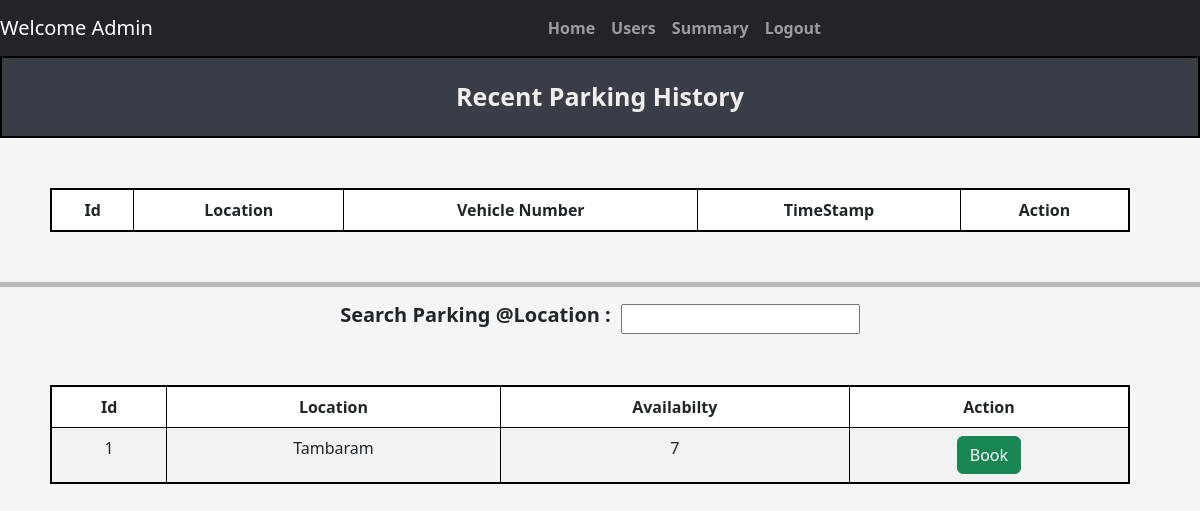
Page /user/dashboard (signed in) on the earlier database version.
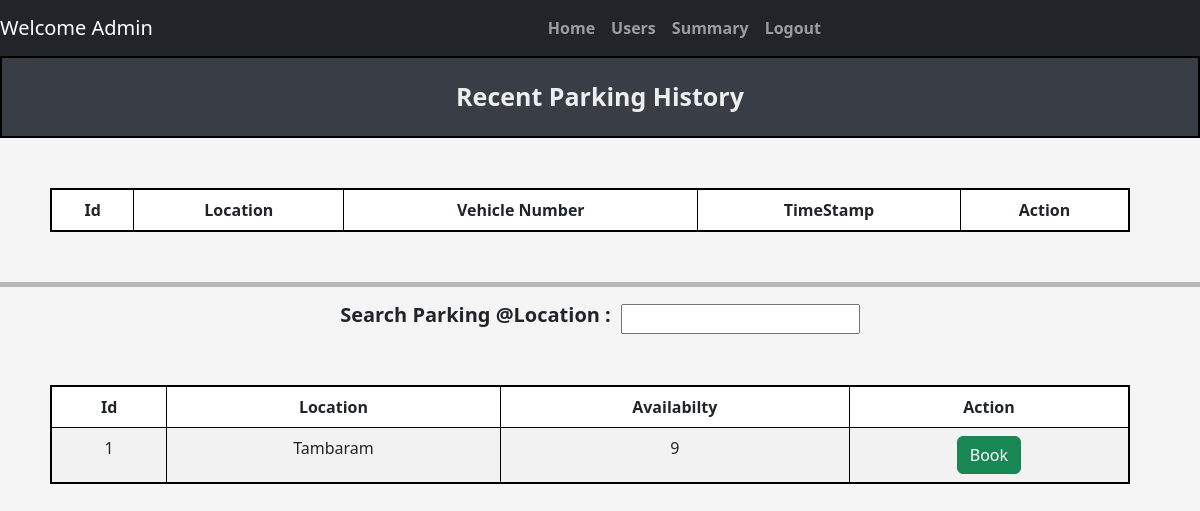
Same page on the later database version.
### tables this page shows
CREATE TABLE ParkingLot (
            lot_id INTEGER PRIMARY KEY AUTOINCREMENT,
            location_name TEXT NOT NULL,
            address TEXT NOT NULL,
            pincode TEXT NOT NULL,
            price INTEGER NOT NULL, 
            maxSpots INTEGER NOT NULL
        );

### controllers/user_controller.py (the view)
@user.route("/user/dashboard",methods = ['GET','POST'])
def dashboard():
    user_id = session['user_id']
    user_parking_data = getReserveParkingSpotData(user_id)
    availability_data = get_availability_data()
    print(user_parking_data)
    print(availability_data)
    return render_template("dashboard/user_dashboard.html",availability_data=availability_data, user_parking_data = user_parking_data)

### models/parking_lot.py (called while the page is built)
def get_availability_data():
    connection = sqlite3.connect(DATABASE_PARKING)
    cur = connection.cursor()
    cur.execute(
            '''
                select
                pl.lot_id,
                pl.address,
                Count(Case WHEN ps.status = 'A' THEN 1 END) As availabilty
                from ParkingLot PL
                Left Join
                ParkingSpots PS ON PL.lot_id = PS.lot_id
                Group By
                PL.lot_id,PL.address
            '''
            )
    result = cur.fetchall()
    connection.commit()
    connection.close()
    return result

def getReserveParkingSpotData(user_id):
    connection = sqlite3.connect(DATABASE_PARKING)
    cur = connection.cursor()
    print(user_id)
    cur.execute('''
                    select rp.spot_id,
                        pl.address AS location_name,
                        rp.vehicle_number,
                        rp.parking_timestamp,
                        ps.status,
                        pl.lot_id
                        from Reserve_Parking_Spot rp
                    JOIN
                        ParkingLot pl on pl.lot_id = rp.lot_id
                    JOIN
                        ParkingSpots ps on rp.spot_id = ps.spot_id AND rp.lot_id = ps.lot_id AND ps.status = 'O'
                    where
                        rp.user_id = (?)
                ''',(user_id,)
                )
    result = cur.fetchall()
    connection.commit()
    connection.close()
    return result

### templates/dashboard/user_dashboard.html (shortened to what this page needs)
{% extends "navbar.html" %}
{% block content %}
    <div class="title"> Recent Parking History </div>
        <table style="text-align: center;" class="table table-striped table-css table-bordered ">
                <thead>
                    <tr>
                    <th scope="col">Id</th>
                    <th scope="col">Location</th>
                    <th scope="col">Vehicle Number</th>
                    <th scope="col">TimeStamp</th>
                    <th scope="col">Action</th>
                    </tr>
                </thead>
        </table>
        <hr style="height: 5px; background-color: black; border: none;">
        <div class="center-wrapper">
            <div class = "search_location">
                <span>
                    <h5><b>Search Parking @Location :</b></h5>
                    <input type="text" id="searchInput" onkeyup="filterTable()">
                </span>
            </div>
        </div>
        <table id="dataTable" style="text-align: center;" class="table table-striped table-css table-bordered ">
                <thead>
                    <tr>
                        <th scope="col">Id</th>
                        <th scope="col">Location</th>
                        <th scope="col">Availabilty</th>
                        <th scope="col">Action</th>
                    </tr>
                </thead>
                <tbody>
                    {% for lot in availability_data %}
                        <tr>
                            <td scope="row">{{ lot[0] }}</td>
                            <td>{{ lot[1] }}</td>
                            <td>{{ lot[2] }}</td>
                            <td>
                                <form method="POST" action="{{ url_for ('user.bookSpot') }}">
                                    <button type="submit" class="btn btn-success"> Book </button>
                                </form>
                        </tr>
                    {% endfor %}
                </tbody>
            </table>
{% endblock %}

### templates/navbar.html (shortened to what this page needs)
<!DOCTYPE html>
<html lang="en">
  <head>
    <link href="https://cdn.jsdelivr.net/npm/bootstrap@5.3.0/dist/css/bootstrap.min.css" rel="stylesheet">
    <link rel="stylesheet" href="{{ url_for('static', filename='css/style.css') }}">
</head>
<body>
  <nav class="navbar navbar-expand-lg navbar-dark bg-dark">
  <a class="navbar-brand" href="#">
    Welcome
    {{ session.get('name') }}</a>
  {% if session.get('role') == 'admin' %}
  <div
  style="align-items: center; justify-content: center; font-weight: bold;"
  class="collapse navbar-collapse" id="navbarSupportedContent">
    <ul class="navbar-nav mr-auto">
      <li class="nav-item active">
        <a class="nav-link" href="{{ url_for('admin.dashboard') }}">Home</a>
      </li>
      <li class="nav-item">
        <a class="nav-link" href="{{ url_for('admin.viewUsers') }}">Users</a>
      </li>
      <li class="nav-item">
        <a class="nav-link" href="{{ url_for('admin.summary') }}">Summary</a>
      </li>
      <li class="nav-item">
        <a class="nav-link" href="{{ url_for('auth.login')}}">Logout</a>
      </li>
    </ul>
  </div>
  {% endif %}
</nav>
  {% block content %} {% endblock %}
</body>
</html>

### static/css/style.css (style rules this page uses)
body { background-color: #f5f5f5; justify-content: center; }
.title { background-color: #393E46; border: 2px solid black; text-align: center; padding: 20px; font-weight: bold; font-size: 25px; margin-bottom: 20px; color: #EEEEEE; }
.table-css { margin: 50px; justify-content: center; width: 90vw; border: 2px solid black; }
.search_location span { display: flex; align-items: center; gap: 10px; }
.center-wrapper { display: flex; justify-content: center; align-items: center; }

Differences in the rows shown:
changed ParkingLot "Tambaram": lot "7" → "9"
